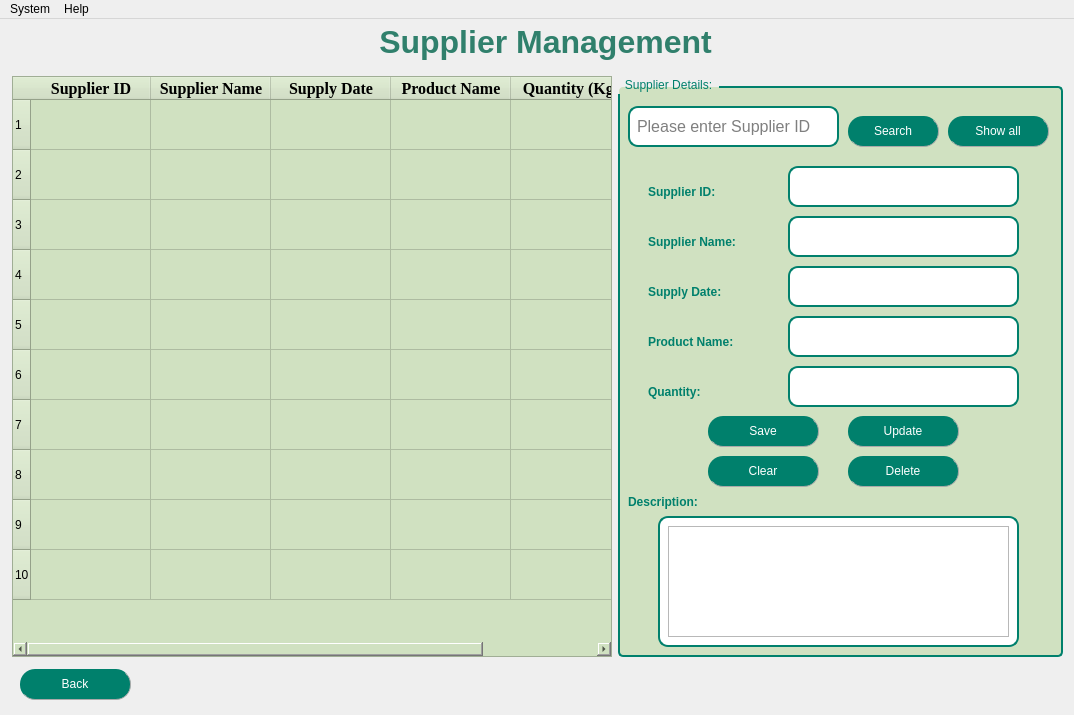
<?xml version="1.0" encoding="UTF-8"?>
<ui version="4.0">
 <class>MainWindow</class>
 <widget class="QMainWindow" name="MainWindow">
  <property name="geometry">
   <rect>
    <x>0</x>
    <y>0</y>
    <width>1074</width>
    <height>715</height>
   </rect>
  </property>
  <property name="maximumSize">
   <size>
    <width>100000</width>
    <height>800</height>
   </size>
  </property>
  <property name="windowTitle">
   <string>Suppliers</string>
  </property>
  <property name="styleSheet">
   <string notr="true">QMenuBar {
    background-color: #00806c;  /* Màu nền */
    color: White;  /* Màu chữ */
	font-weight: bold;
}

QMenuBar::item {
    background-color: transparent;
    padding: 5px 10px;
}

QMenuBar::item:selected { 
    background-color: #86ad6f;  /* Màu khi hover */
}
QTableWidget {
	border: 2px solid #2E8B57; /* Viền màu xanh lá đậm */
    gridline-color: black;     /* Màu đường kẻ ô */
    background-color: #d2e3c3; /* Màu nền */
 	gridline-color: #006400; /* Màu đường kẻ */
    font-size: 12pt;
    font-family: &quot;Times New Roman&quot;;
}
QHeaderView::section {
    background-color: #00806c; /* Màu nền tiêu đề bảng */
    color: White;
    font-weight: bold;
    border: 1px solid #006400;
}
QTableCornerButton::section {
    background-color: #00806c; /* Cùng màu với tiêu đề */
    border: 1px solid #006400;
}
background-image: url(&quot;nentron.png&quot;);
background-repeat: no-repeat;
background-position: center;
background-size: cover;
</string>
  </property>
  <widget class="QWidget" name="centralwidget">
   <widget class="QWidget" name="layoutWidget">
    <property name="geometry">
     <rect>
      <x>12</x>
      <y>57</y>
      <width>1051</width>
      <height>581</height>
     </rect>
    </property>
    <layout class="QHBoxLayout" name="horizontalLayout_4">
     <item>
      <widget class="QTableWidget" name="tableWidgetSupplier">
       <property name="maximumSize">
        <size>
         <width>600</width>
         <height>700</height>
        </size>
       </property>
       <property name="styleSheet">
        <string notr="true">font: 11pt &quot;Tahoma&quot;;
background-color: rgb(208, 225, 193);</string>
       </property>
       <property name="gridStyle">
        <enum>Qt::CustomDashLine</enum>
       </property>
       <attribute name="horizontalHeaderVisible">
        <bool>true</bool>
       </attribute>
       <attribute name="horizontalHeaderCascadingSectionResizes">
        <bool>false</bool>
       </attribute>
       <attribute name="horizontalHeaderDefaultSectionSize">
        <number>120</number>
       </attribute>
       <attribute name="horizontalHeaderHighlightSections">
        <bool>true</bool>
       </attribute>
       <attribute name="horizontalHeaderMinimumSectionSize">
        <number>70</number>
       </attribute>
       <attribute name="verticalHeaderVisible">
        <bool>true</bool>
       </attribute>
       <attribute name="verticalHeaderCascadingSectionResizes">
        <bool>false</bool>
       </attribute>
       <attribute name="verticalHeaderDefaultSectionSize">
        <number>40</number>
       </attribute>
       <attribute name="verticalHeaderHighlightSections">
        <bool>true</bool>
       </attribute>
       <attribute name="verticalHeaderMinimumSectionSize">
        <number>50</number>
       </attribute>
       <attribute name="verticalHeaderShowSortIndicator" stdset="0">
        <bool>false</bool>
       </attribute>
       <attribute name="verticalHeaderStretchLastSection">
        <bool>false</bool>
       </attribute>
       <row>
        <property name="text">
         <string>1</string>
        </property>
       </row>
       <row>
        <property name="text">
         <string>2</string>
        </property>
       </row>
       <row>
        <property name="text">
         <string>3</string>
        </property>
       </row>
       <row>
        <property name="text">
         <string>4</string>
        </property>
       </row>
       <row>
        <property name="text">
         <string>5</string>
        </property>
       </row>
       <row>
        <property name="text">
         <string>6</string>
        </property>
       </row>
       <row>
        <property name="text">
         <string>7</string>
        </property>
       </row>
       <row>
        <property name="text">
         <string>8</string>
        </property>
       </row>
       <row>
        <property name="text">
         <string>9</string>
        </property>
       </row>
       <row>
        <property name="text">
         <string>10</string>
        </property>
       </row>
       <column>
        <property name="text">
         <string>Supplier ID</string>
        </property>
        <property name="font">
         <font>
          <family>Times New Roman</family>
          <pointsize>12</pointsize>
          <weight>75</weight>
          <bold>true</bold>
         </font>
        </property>
        <property name="textAlignment">
         <set>AlignCenter</set>
        </property>
        <property name="background">
         <color>
          <red>255</red>
          <green>255</green>
          <blue>255</blue>
         </color>
        </property>
       </column>
       <column>
        <property name="text">
         <string>Supplier Name</string>
        </property>
        <property name="font">
         <font>
          <family>Times New Roman</family>
          <pointsize>12</pointsize>
          <weight>75</weight>
          <bold>true</bold>
         </font>
        </property>
        <property name="textAlignment">
         <set>AlignCenter</set>
        </property>
       </column>
       <column>
        <property name="text">
         <string>Supply Date</string>
        </property>
        <property name="font">
         <font>
          <family>Times New Roman</family>
          <pointsize>12</pointsize>
          <weight>75</weight>
          <bold>true</bold>
         </font>
        </property>
        <property name="textAlignment">
         <set>AlignCenter</set>
        </property>
       </column>
       <column>
        <property name="text">
         <string>Product Name</string>
        </property>
        <property name="font">
         <font>
          <family>Times New Roman</family>
          <pointsize>12</pointsize>
          <weight>75</weight>
          <bold>true</bold>
         </font>
        </property>
        <property name="textAlignment">
         <set>AlignCenter</set>
        </property>
       </column>
       <column>
        <property name="text">
         <string>Quantity (Kg)</string>
        </property>
        <property name="font">
         <font>
          <family>Times New Roman</family>
          <pointsize>12</pointsize>
          <weight>75</weight>
          <bold>true</bold>
         </font>
        </property>
        <property name="textAlignment">
         <set>AlignCenter</set>
        </property>
       </column>
      </widget>
     </item>
     <item>
      <widget class="QGroupBox" name="groupBox">
       <property name="maximumSize">
        <size>
         <width>500</width>
         <height>700</height>
        </size>
       </property>
       <property name="styleSheet">
        <string notr="true">QGroupBox {
    border: 2px solid #00806c; /* Viền xanh đậm */
    border-radius: 5px; /* Bo góc nhẹ */
    margin-top: 10px; /* Đẩy tiêu đề lên trên viền */
    font: bold 14pt &quot;Tahoma&quot;; /* Chữ in đậm */
    color: #00806c; /* Màu chữ xanh ngọc */
	background-color: rgb(208, 225, 193);
}

QGroupBox::title {
    subcontrol-origin: margin;
    subcontrol-position: top left; /* Tiêu đề nằm góc trái */
    padding: 2px 5px;
    border-radius: 3px;
}
QLabel {
	font: bold 12pt &quot;Tahoma&quot;;        /* Cỡ chữ */
    color: #00806c;             /* Màu chữ */
    font-weight: bold;      /* Chữ đậm */
}
QLineEdit {
    font-size: 16px;        /* Cỡ chữ */
}
QLineEdit {
    border: 2px solid #00806c; /* Viền xanh lá đậm */
    border-radius: 10px;       /* Bo tròn góc */
    padding: 5px;              /* Khoảng cách nội dung với viền */
    background-color: white;   /* Nền trắng */
}</string>
       </property>
       <property name="title">
        <string>Supplier Details:</string>
       </property>
       <property name="alignment">
        <set>Qt::AlignLeading|Qt::AlignLeft|Qt::AlignVCenter</set>
       </property>
       <widget class="QLabel" name="label_2">
        <property name="geometry">
         <rect>
          <x>30</x>
          <y>100</y>
          <width>131</width>
          <height>31</height>
         </rect>
        </property>
        <property name="text">
         <string>Supplier ID:</string>
        </property>
       </widget>
       <widget class="QLineEdit" name="lineEditSearch">
        <property name="geometry">
         <rect>
          <x>10</x>
          <y>30</y>
          <width>211</width>
          <height>41</height>
         </rect>
        </property>
        <property name="placeholderText">
         <string>Please enter Supplier ID</string>
        </property>
       </widget>
       <widget class="QLabel" name="label_3">
        <property name="geometry">
         <rect>
          <x>30</x>
          <y>150</y>
          <width>151</width>
          <height>31</height>
         </rect>
        </property>
        <property name="text">
         <string>Supplier Name:</string>
        </property>
       </widget>
       <widget class="QLineEdit" name="lineEditSupplierID">
        <property name="geometry">
         <rect>
          <x>170</x>
          <y>90</y>
          <width>231</width>
          <height>41</height>
         </rect>
        </property>
       </widget>
       <widget class="QLineEdit" name="lineEditSupplierName">
        <property name="geometry">
         <rect>
          <x>170</x>
          <y>140</y>
          <width>231</width>
          <height>41</height>
         </rect>
        </property>
       </widget>
       <widget class="QLabel" name="label_4">
        <property name="geometry">
         <rect>
          <x>30</x>
          <y>200</y>
          <width>121</width>
          <height>31</height>
         </rect>
        </property>
        <property name="text">
         <string>Supply Date:</string>
        </property>
       </widget>
       <widget class="QLineEdit" name="lineEditSupplydate">
        <property name="geometry">
         <rect>
          <x>170</x>
          <y>190</y>
          <width>231</width>
          <height>41</height>
         </rect>
        </property>
       </widget>
       <widget class="QLabel" name="label_5">
        <property name="geometry">
         <rect>
          <x>30</x>
          <y>250</y>
          <width>121</width>
          <height>31</height>
         </rect>
        </property>
        <property name="text">
         <string>Product Name:</string>
        </property>
       </widget>
       <widget class="QLineEdit" name="lineEditProductname">
        <property name="geometry">
         <rect>
          <x>170</x>
          <y>240</y>
          <width>231</width>
          <height>41</height>
         </rect>
        </property>
       </widget>
       <widget class="QLabel" name="label_6">
        <property name="geometry">
         <rect>
          <x>30</x>
          <y>300</y>
          <width>121</width>
          <height>31</height>
         </rect>
        </property>
        <property name="text">
         <string>Quantity:</string>
        </property>
       </widget>
       <widget class="QPushButton" name="pushButtonSave">
        <property name="geometry">
         <rect>
          <x>90</x>
          <y>340</y>
          <width>111</width>
          <height>31</height>
         </rect>
        </property>
        <property name="styleSheet">
         <string notr="true">QPushButton{
        border-radius: 15px;
		border-right: 1px solid #aaaaaa;
		border-bottom: 1px solid #aaaaaa;
		font: bold 12pt &quot;Tahoma&quot;; /* Chữ in đậm */

}

QPushButton:enabled {
		background-color: #00806c;
		color: White;
}

QPushButton:pressed {
		background-color: #dfc456;
		color: #fffffe;
}


QPushButton:hover:!pressed {
		background-color: #86ad6f;
		color: #0c2f70;
}

QPushButton:disabled {
		background-color: #aaaaaa;
		color: #ffffff;
}
</string>
        </property>
        <property name="text">
         <string>Save</string>
        </property>
       </widget>
       <widget class="QPushButton" name="pushButtonClear">
        <property name="geometry">
         <rect>
          <x>90</x>
          <y>380</y>
          <width>111</width>
          <height>31</height>
         </rect>
        </property>
        <property name="styleSheet">
         <string notr="true">QPushButton{
        border-radius: 15px;
		border-right: 1px solid #aaaaaa;
		border-bottom: 1px solid #aaaaaa;
		font: bold 12pt &quot;Tahoma&quot;; /* Chữ in đậm */

}

QPushButton:enabled {
		background-color: #00806c;
		color: White;
}

QPushButton:pressed {
		background-color: #dfc456;
		color: #fffffe;
}


QPushButton:hover:!pressed {
		background-color: #86ad6f;
		color: #0c2f70;
}

QPushButton:disabled {
		background-color: #aaaaaa;
		color: #ffffff;
}
</string>
        </property>
        <property name="text">
         <string>Clear</string>
        </property>
       </widget>
       <widget class="QPushButton" name="pushButtonDelete">
        <property name="geometry">
         <rect>
          <x>230</x>
          <y>380</y>
          <width>111</width>
          <height>31</height>
         </rect>
        </property>
        <property name="focusPolicy">
         <enum>Qt::StrongFocus</enum>
        </property>
        <property name="styleSheet">
         <string notr="true">QPushButton{
        border-radius: 15px;
		border-right: 1px solid #aaaaaa;
		border-bottom: 1px solid #aaaaaa;
		font: bold 12pt &quot;Tahoma&quot;; /* Chữ in đậm */

}

QPushButton:enabled {
		background-color: #00806c;
		color: White;
}

QPushButton:pressed {
		background-color: #dfc456;
		color: #fffffe;
}


QPushButton:hover:!pressed {
		background-color: #86ad6f;
		color: #0c2f70;
}

QPushButton:disabled {
		background-color: #aaaaaa;
		color: #ffffff;
}
</string>
        </property>
        <property name="text">
         <string>Delete</string>
        </property>
       </widget>
       <widget class="QPushButton" name="pushButtonUpdate">
        <property name="geometry">
         <rect>
          <x>230</x>
          <y>340</y>
          <width>111</width>
          <height>31</height>
         </rect>
        </property>
        <property name="styleSheet">
         <string notr="true">QPushButton{
        border-radius: 15px;
		border-right: 1px solid #aaaaaa;
		border-bottom: 1px solid #aaaaaa;
		font: bold 12pt &quot;Tahoma&quot;; /* Chữ in đậm */

}

QPushButton:enabled {
		background-color: #00806c;
		color: White;
}

QPushButton:pressed {
		background-color: #dfc456;
		color: #fffffe;
}


QPushButton:hover:!pressed {
		background-color: #86ad6f;
		color: #0c2f70;
}

QPushButton:disabled {
		background-color: #aaaaaa;
		color: #ffffff;
}
</string>
        </property>
        <property name="text">
         <string>Update</string>
        </property>
       </widget>
       <widget class="QPushButton" name="pushButtonSearch">
        <property name="geometry">
         <rect>
          <x>230</x>
          <y>40</y>
          <width>91</width>
          <height>31</height>
         </rect>
        </property>
        <property name="styleSheet">
         <string notr="true">QPushButton{
        border-radius: 15px;
		border-right: 1px solid #aaaaaa;
		border-bottom: 1px solid #aaaaaa;
		font: bold 12pt &quot;Tahoma&quot;; /* Chữ in đậm */

}

QPushButton:enabled {
		background-color: #00806c;
		color: White;
}

QPushButton:pressed {
		background-color: #dfc456;
		color: #fffffe;
}


QPushButton:hover:!pressed {
		background-color: #86ad6f;
		color: #0c2f70;
}

QPushButton:disabled {
		background-color: #aaaaaa;
		color: #ffffff;
}
</string>
        </property>
        <property name="text">
         <string>Search</string>
        </property>
       </widget>
       <widget class="QPushButton" name="pushButtonShowAll">
        <property name="geometry">
         <rect>
          <x>330</x>
          <y>40</y>
          <width>101</width>
          <height>31</height>
         </rect>
        </property>
        <property name="styleSheet">
         <string notr="true">QPushButton{
        border-radius: 15px;
		border-right: 1px solid #aaaaaa;
		border-bottom: 1px solid #aaaaaa;
		font: bold 12pt &quot;Tahoma&quot;; /* Chữ in đậm */

}

QPushButton:enabled {
		background-color: #00806c;
		color: White;
}

QPushButton:pressed {
		background-color: #dfc456;
		color: #fffffe;
}


QPushButton:hover:!pressed {
		background-color: #86ad6f;
		color: #0c2f70;
}

QPushButton:disabled {
		background-color: #aaaaaa;
		color: #ffffff;
}
</string>
        </property>
        <property name="text">
         <string>Show all</string>
        </property>
       </widget>
       <widget class="QLabel" name="label_7">
        <property name="geometry">
         <rect>
          <x>10</x>
          <y>410</y>
          <width>121</width>
          <height>31</height>
         </rect>
        </property>
        <property name="text">
         <string>Description:</string>
        </property>
       </widget>
       <widget class="QLineEdit" name="lineEditQuantity">
        <property name="geometry">
         <rect>
          <x>170</x>
          <y>290</y>
          <width>231</width>
          <height>41</height>
         </rect>
        </property>
       </widget>
       <widget class="QLineEdit" name="lineEditDescription">
        <property name="geometry">
         <rect>
          <x>40</x>
          <y>440</y>
          <width>361</width>
          <height>131</height>
         </rect>
        </property>
       </widget>
       <widget class="QTextEdit" name="textEditDescription">
        <property name="geometry">
         <rect>
          <x>50</x>
          <y>450</y>
          <width>341</width>
          <height>111</height>
         </rect>
        </property>
       </widget>
      </widget>
     </item>
    </layout>
   </widget>
   <widget class="QLabel" name="label">
    <property name="geometry">
     <rect>
      <x>10</x>
      <y>0</y>
      <width>1071</width>
      <height>48</height>
     </rect>
    </property>
    <property name="maximumSize">
     <size>
      <width>16777215</width>
      <height>50</height>
     </size>
    </property>
    <property name="styleSheet">
     <string notr="true">font: 22pt &quot;Tahoma&quot;;
color: rgb(26, 140, 118);
</string>
    </property>
    <property name="text">
     <string>&lt;html&gt;&lt;head/&gt;&lt;body&gt;&lt;p&gt;&lt;span style=&quot; font-size:24pt; font-weight:600; color:#30806c;&quot;&gt;Supplier Management&lt;/span&gt;&lt;/p&gt;&lt;/body&gt;&lt;/html&gt;</string>
    </property>
    <property name="alignment">
     <set>Qt::AlignCenter</set>
    </property>
   </widget>
   <widget class="QLabel" name="labelBackground">
    <property name="geometry">
     <rect>
      <x>0</x>
      <y>0</y>
      <width>1111</width>
      <height>751</height>
     </rect>
    </property>
    <property name="styleSheet">
     <string notr="true">background-image: url(:/bg-img/FARMERS_bg.jpg);
</string>
    </property>
    <property name="text">
     <string/>
    </property>
    <property name="pixmap">
     <pixmap>../../Users/khanhthi/.designer/IMAGES/nen.png</pixmap>
    </property>
    <property name="scaledContents">
     <bool>true</bool>
    </property>
   </widget>
   <widget class="QPushButton" name="pushButtonBack">
    <property name="geometry">
     <rect>
      <x>20</x>
      <y>650</y>
      <width>111</width>
      <height>31</height>
     </rect>
    </property>
    <property name="styleSheet">
     <string notr="true">QPushButton{
        border-radius: 15px;
		border-right: 1px solid #aaaaaa;
		border-bottom: 1px solid #aaaaaa;
		font: bold 12pt &quot;Tahoma&quot;; /* Chữ in đậm */

}

QPushButton:enabled {
		background-color: #00806c;
		color: White;
}

QPushButton:pressed {
		background-color: #dfc456;
		color: #fffffe;
}


QPushButton:hover:!pressed {
		background-color: #86ad6f;
		color: #0c2f70;
}

QPushButton:disabled {
		background-color: #aaaaaa;
		color: #ffffff;
}
</string>
    </property>
    <property name="text">
     <string>Back</string>
    </property>
   </widget>
   <zorder>labelBackground</zorder>
   <zorder>layoutWidget</zorder>
   <zorder>label</zorder>
   <zorder>pushButtonBack</zorder>
  </widget>
  <widget class="QMenuBar" name="menubar">
   <property name="geometry">
    <rect>
     <x>0</x>
     <y>0</y>
     <width>1074</width>
     <height>23</height>
    </rect>
   </property>
   <widget class="QMenu" name="menuSystem">
    <property name="title">
     <string>System</string>
    </property>
    <widget class="QMenu" name="menuImport_Data">
     <property name="title">
      <string>Data</string>
     </property>
     <property name="icon">
      <iconset>
       <normaloff>../../Users/Khanh Tran/.designer/images/12918945.png</normaloff>../../Users/Khanh Tran/.designer/images/12918945.png</iconset>
     </property>
     <addaction name="actionImport_Excel"/>
     <addaction name="actionExport_Excel"/>
    </widget>
    <addaction name="menuImport_Data"/>
   </widget>
   <widget class="QMenu" name="menuHelp">
    <property name="title">
     <string>Help</string>
    </property>
    <addaction name="actionCurrent_Help"/>
   </widget>
   <addaction name="menuSystem"/>
   <addaction name="menuHelp"/>
  </widget>
  <action name="actionExit">
   <property name="icon">
    <iconset>
     <normaloff>../../Users/Khanh Tran/.designer/images/9104334_sign out_logout_exit_out_icon.png</normaloff>../../Users/Khanh Tran/.designer/images/9104334_sign out_logout_exit_out_icon.png</iconset>
   </property>
   <property name="text">
    <string>Exit</string>
   </property>
   <property name="shortcut">
    <string>Esc</string>
   </property>
  </action>
  <action name="actionImport_Excel">
   <property name="icon">
    <iconset>
     <normaloff>../../Users/Khanh Tran/.designer/images/bxs-file-txt-512.webp</normaloff>../../Users/Khanh Tran/.designer/images/bxs-file-txt-512.webp</iconset>
   </property>
   <property name="text">
    <string>Import Excel</string>
   </property>
  </action>
  <action name="actionExport_Excel">
   <property name="icon">
    <iconset>
     <normaloff>../../Users/Khanh Tran/.designer/images/4344184.png</normaloff>../../Users/Khanh Tran/.designer/images/4344184.png</iconset>
   </property>
   <property name="text">
    <string>Export Excel</string>
   </property>
  </action>
  <action name="importXML_file">
   <property name="text">
    <string>xml file</string>
   </property>
  </action>
  <action name="importJSON_file">
   <property name="icon">
    <iconset>
     <normaloff>../../Users/Khanh Tran/.designer/images/3456434.png</normaloff>../../Users/Khanh Tran/.designer/images/3456434.png</iconset>
   </property>
   <property name="text">
    <string>json file</string>
   </property>
  </action>
  <action name="importExcel_file">
   <property name="icon">
    <iconset>
     <normaloff>../../Users/Khanh Tran/.designer/images/logo_brand_brands_logos_excel-512.webp</normaloff>../../Users/Khanh Tran/.designer/images/logo_brand_brands_logos_excel-512.webp</iconset>
   </property>
   <property name="text">
    <string>excel file</string>
   </property>
   <property name="shortcut">
    <string>Ctrl+I</string>
   </property>
  </action>
  <action name="importPickle_file">
   <property name="text">
    <string>pickle file</string>
   </property>
  </action>
  <action name="exportTXT_file">
   <property name="icon">
    <iconset>
     <normaloff>../../Users/Khanh Tran/.designer/images/bxs-file-txt-512.webp</normaloff>../../Users/Khanh Tran/.designer/images/bxs-file-txt-512.webp</iconset>
   </property>
   <property name="text">
    <string>txt file</string>
   </property>
   <property name="shortcut">
    <string>Ctrl+R</string>
   </property>
  </action>
  <action name="exportCSV_file">
   <property name="icon">
    <iconset>
     <normaloff>../../Users/Khanh Tran/.designer/images/4344184.png</normaloff>../../Users/Khanh Tran/.designer/images/4344184.png</iconset>
   </property>
   <property name="text">
    <string>csv file</string>
   </property>
   <property name="shortcut">
    <string>Ctrl+G</string>
   </property>
  </action>
  <action name="exportXML_file">
   <property name="text">
    <string>xml file</string>
   </property>
  </action>
  <action name="exportJSON_file">
   <property name="icon">
    <iconset>
     <normaloff>../../Users/Khanh Tran/.designer/images/3456434.png</normaloff>../../Users/Khanh Tran/.designer/images/3456434.png</iconset>
   </property>
   <property name="text">
    <string>json file</string>
   </property>
  </action>
  <action name="exportPickle_file">
   <property name="text">
    <string>pickle file</string>
   </property>
  </action>
  <action name="exportExcel_file">
   <property name="icon">
    <iconset>
     <normaloff>../../Users/Khanh Tran/.designer/images/logo_brand_brands_logos_excel-512.webp</normaloff>../../Users/Khanh Tran/.designer/images/logo_brand_brands_logos_excel-512.webp</iconset>
   </property>
   <property name="text">
    <string>excel file</string>
   </property>
   <property name="shortcut">
    <string>Ctrl+E</string>
   </property>
  </action>
  <action name="actionHelp">
   <property name="icon">
    <iconset>
     <normaloff>../../Users/Khanh Tran/.designer/images/9044348_help_icon.png</normaloff>../../Users/Khanh Tran/.designer/images/9044348_help_icon.png</iconset>
   </property>
   <property name="text">
    <string>Help</string>
   </property>
   <property name="shortcut">
    <string>F1</string>
   </property>
  </action>
  <action name="actionFeedback">
   <property name="icon">
    <iconset>
     <normaloff>../../Users/Khanh Tran/.designer/images/8207898_about_info_information_help_ui_icon.png</normaloff>../../Users/Khanh Tran/.designer/images/8207898_about_info_information_help_ui_icon.png</iconset>
   </property>
   <property name="text">
    <string>Feedback</string>
   </property>
   <property name="shortcut">
    <string>Ctrl+F</string>
   </property>
  </action>
  <action name="importJson_file">
   <property name="text">
    <string>json file</string>
   </property>
  </action>
  <action name="exportJson_file">
   <property name="text">
    <string>json file</string>
   </property>
  </action>
  <action name="actionCurrent_Help">
   <property name="text">
    <string>Current Help</string>
   </property>
   <property name="shortcut">
    <string>Ctrl+H</string>
   </property>
  </action>
 </widget>
 <resources>
  <include location="../images/res.qrc"/>
 </resources>
 <connections/>
</ui>
